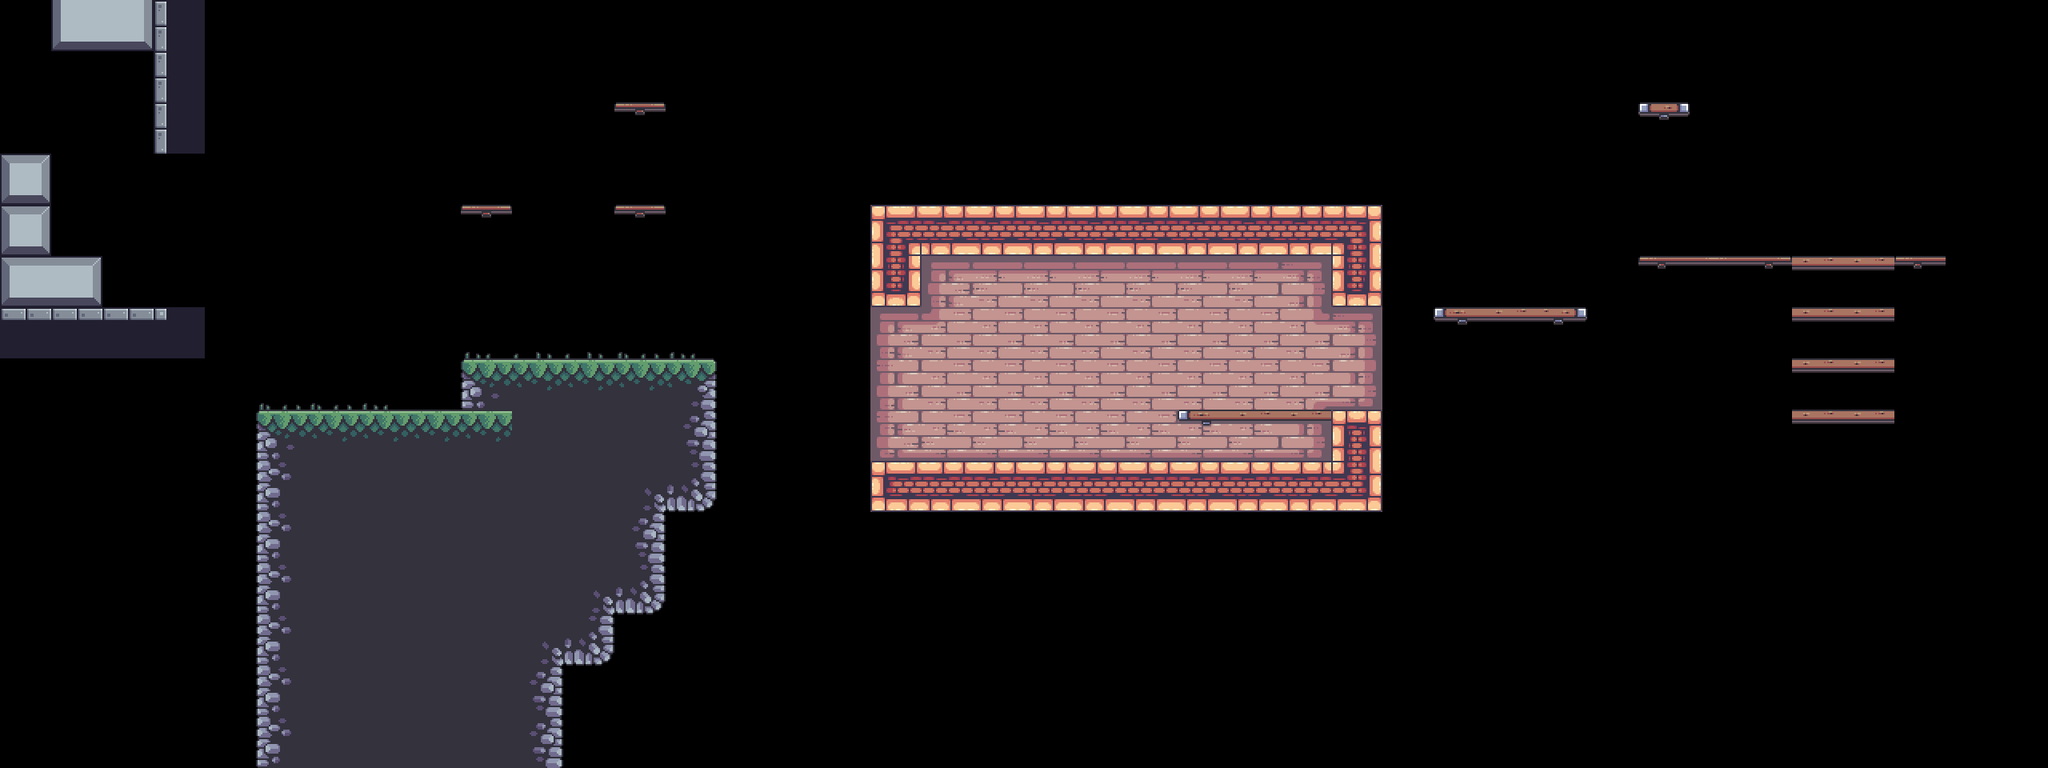

Tiled map render using the project's own tile images. Description and the map definition, with tile-layer contents summarised, below:
An orthogonal 40x15 tile map with 64x64 px tiles, 4 tile layers (BG, Terrain, Platforms, FG), 8 tilesets and 50 objects (9x static, 4x skull, 3x palm_small, 3x saw, 2x candle, ...).

<map version="1.10" tiledversion="1.10.2" orientation="orthogonal" renderorder="right-down" width="40" height="15" tilewidth="64" tileheight="64" infinite="0" nextlayerid="14" nextobjectid="81">
 <tileset firstgid="1" source="../tilesets/outside.tsx" />
 <tileset firstgid="49" source="../tilesets/items.tsx" />
 <tileset firstgid="54" source="../tilesets/inside.tsx" />
 <tileset firstgid="150" source="../tilesets/extra.tsx" />
 <tileset firstgid="216" source="../tilesets/objects.tsx" />
 <tileset firstgid="244" source="../tilesets/platforms.tsx" />
 <tileset firstgid="252" source="../tilesets/enemies.tsx" />
 <tileset firstgid="252" source="../tilesets/grass.tsx" />
 <layer id="9" name="BG" width="40" height="15">
  <data>[600 cells, 41 non-empty, 12 distinct tile ids]</data>
 </layer>
 <objectgroup id="12" name="BG details" class="window">
  <object id="49" name="candle" gid="231" x="1152.5" y="503" width="64" height="64" />
  <object id="50" name="candle" gid="231" x="1411" y="504.5" width="64" height="64" />
  <object id="51" name="window" gid="232" x="1560.5" y="424.5" width="64" height="64" />
  <object id="52" name="window" gid="232" x="1208.5" y="438.5" width="64" height="64" />
  <object id="53" name="big_chain" gid="233" x="1344" y="438" width="64" height="116" />
  <object id="54" name="small_chain" gid="234" x="1434.67" y="382.333" width="64" height="62" />
  <object id="55" name="static" gid="235" x="1381" y="574" width="14" height="34" />
  <object id="56" name="static" gid="236" x="1582.67" y="575" width="30" height="14" />
  <object id="57" name="static" gid="237" x="1309.67" y="575" width="14" height="28" />
  <object id="58" name="static" gid="238" x="1246.67" y="574.667" width="24" height="14" />
  <object id="59" name="static" gid="239" x="1452.67" y="573.333" width="42" height="44" />
  <object id="60" name="static" gid="240" x="1591" y="572.333" width="42" height="44" />
  <object id="61" name="static" gid="241" x="1498" y="502" width="52" height="178" />
  <object id="62" name="static" gid="242" x="1268.67" y="501.333" width="52" height="178" />
  <object id="63" name="static" gid="243" x="1094" y="575" width="82" height="98" />
 </objectgroup>
 <layer id="1" name="Terrain" width="40" height="15">
  <data>[600 cells, 94 non-empty, 23 distinct tile ids]</data>
 </layer>
 <layer id="5" name="Platforms" width="40" height="15">
  <data>[600 cells, 18 non-empty, 8 distinct tile ids]</data>
 </layer>
 <layer id="10" name="FG" width="40" height="15">
  <data>[600 cells, 8 non-empty, 3 distinct tile ids]</data>
 </layer>
 <objectgroup id="4" name="Objects">
  <object id="4" name="flag" gid="219" x="1664" y="256" width="68" height="186" />
  <object id="6" name="crate" gid="218" x="494.5" y="513.25" width="50" height="36" />
  <object id="7" name="crate" gid="218" x="525.5" y="477.25" width="50" height="36" />
  <object id="9" name="barrel" gid="216" x="530.5" y="513" width="46" height="50" />
  <object id="11" name="palm_large" gid="220" x="306.333" y="546" width="78" height="136" />
  <object id="12" name="palm_small" gid="222" x="1095.33" y="277.33" width="80" height="103" />
  <object id="13" name="palm_small" gid="222" x="1245.33" y="261.33" width="80" height="103" />
  <object id="14" name="palm_small" gid="222" x="1202" y="287.33" width="80" height="103" />
  <object id="15" name="player" gid="223" x="645.62" y="389.485" width="74" height="56" />
  <object id="27" name="palm_bg" gid="217" x="768" y="448" width="128" height="128" />
  <object id="43" name="palm_bg_left" gid="228" x="245" y="562" width="104" height="106" />
  <object id="44" name="palm_bg_right" gid="229" x="866" y="496" width="104" height="106" />
  <object id="65" name="saw" x="64" y="576" width="64" height="64">
   <properties>
    <property name="speed" type="int" value="0" />
   </properties>
  </object>
  <object id="69" name="floor_spike" gid="226" x="64" y="320" width="64" height="64">
   <properties>
    <property name="inverted" type="bool" value="false" />
   </properties>
  </object>
  <object id="71" name="floor_spike" gid="1073742050" x="64" y="128" width="64" height="64">
   <properties>
    <property name="inverted" type="bool" value="true" />
   </properties>
  </object>
 </objectgroup>
 <objectgroup id="13" name="Moving Objects">
  <object id="66" name="boat" x="1790.67" y="619.333" width="768" height="38">
   <properties>
    <property name="flip" type="bool" value="true" />
    <property name="platform" type="bool" value="true" />
    <property name="speed" type="int" value="60" />
   </properties>
  </object>
  <object id="67" name="saw" x="0" y="512" width="300" height="10">
   <properties>
    <property name="flip" type="bool" value="false" />
    <property name="platform" type="bool" value="false" />
    <property name="speed" type="int" value="60" />
   </properties>
  </object>
  <object id="68" name="saw" x="182" y="536" width="10" height="320">
   <properties>
    <property name="flip" type="bool" value="false" />
    <property name="platform" type="bool" value="false" />
    <property name="speed" type="int" value="100" />
   </properties>
  </object>
  <object id="73" name="spike" gid="227" x="384" y="256" width="54" height="54">
   <properties>
    <property name="end_angle" type="int" value="180" />
    <property name="platform" type="bool" value="false" />
    <property name="radius" type="int" value="100" />
    <property name="speed" type="int" value="50" />
    <property name="start_angle" type="int" value="0" />
   </properties>
  </object>
  <object id="74" name="helicopter" x="341" y="114" width="10" height="320">
   <properties>
    <property name="flip" type="bool" value="false" />
    <property name="platform" type="bool" value="true" />
    <property name="speed" type="int" value="100" />
   </properties>
  </object>
  <object id="75" name="helicopter" x="657" y="177" width="300" height="10">
   <properties>
    <property name="flip" type="bool" value="false" />
    <property name="platform" type="bool" value="true" />
    <property name="speed" type="int" value="60" />
   </properties>
  </object>
 </objectgroup>
 <objectgroup id="7" name="Items">
  <object id="22" name="diamond" gid="49" x="512" y="384" width="64" height="64" />
  <object id="23" name="gold" gid="50" x="1088" y="448" width="64" height="64" />
  <object id="24" name="potion" gid="51" x="512" y="320" width="64" height="64" />
  <object id="25" name="silver" gid="52" x="704" y="256" width="64" height="64" />
  <object id="26" name="skull" gid="53" x="576" y="256" width="64" height="64" />
  <object id="78" name="skull" gid="53" x="576" y="64" width="64" height="64" />
  <object id="79" name="skull" gid="53" x="832" y="128" width="64" height="64" />
  <object id="80" name="skull" gid="53" x="704" y="64" width="64" height="64" />
 </objectgroup>
 <objectgroup id="6" name="Enemies">
  <object id="36" name="shell" gid="224" x="192" y="384" width="76" height="46">
   <properties>
    <property name="reverse" type="bool" value="true" />
   </properties>
  </object>
  <object id="38" name="tooth" gid="225" x="1344" y="576" width="48" height="46" />
  <object id="39" name="shell" gid="224" x="576" y="448" width="76" height="46">
   <properties>
    <property name="reverse" type="bool" value="false" />
   </properties>
  </object>
  <object id="76" name="tooth" gid="225" x="1408" y="256" width="48" height="46" />
 </objectgroup>
 <objectgroup id="2" name="Water">
  <object id="2" name="water" x="0" y="640" width="2560" height="320" />
 </objectgroup>
 <objectgroup id="8" name="Data">
  <!-- 1 objects omitted --></objectgroup>
</map>
<!-- 1 of 50 objects omitted -->
